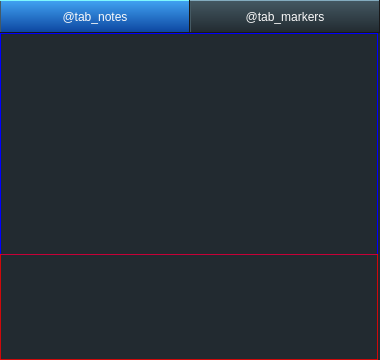
<?xml version="1.0" encoding="UTF-8"?>
<ui version="4.0">
 <class>NotesCompactView</class>
 <widget class="QDialog" name="NotesCompactView">
  <property name="geometry">
   <rect>
    <x>0</x>
    <y>0</y>
    <width>380</width>
    <height>360</height>
   </rect>
  </property>
  <property name="minimumSize">
   <size>
    <width>380</width>
    <height>360</height>
   </size>
  </property>
  <property name="maximumSize">
   <size>
    <width>380</width>
    <height>360</height>
   </size>
  </property>
  <property name="styleSheet">
   <string notr="true">.QWidget#notesList {
border: 1px solid blue;
}
.QWidget#notesListEdit {
border: 1px solid rgba(255, 0, 0, 200);
}</string>
  </property>
  <layout class="QVBoxLayout" name="verticalLayout">
   <property name="spacing">
    <number>0</number>
   </property>
   <property name="leftMargin">
    <number>0</number>
   </property>
   <property name="topMargin">
    <number>0</number>
   </property>
   <property name="rightMargin">
    <number>0</number>
   </property>
   <property name="bottomMargin">
    <number>0</number>
   </property>
   <item>
    <widget class="QTabWidget" name="pages">
     <property name="minimumSize">
      <size>
       <width>380</width>
       <height>360</height>
      </size>
     </property>
     <property name="maximumSize">
      <size>
       <width>380</width>
       <height>360</height>
      </size>
     </property>
     <property name="styleSheet">
      <string notr="true">QTabWidget {
    background-color: #455a64;
    border: none;
}
QTabWidget::pane {
border-top: 1px solid #191919;
}

QTabBar {
   background-color: #191919;
}

QTabBar::tab {
background-color: qlineargradient(spread:pad, x1:0, y1:1, x2:0, y2:0, stop:0 rgba(34, 43, 49, 255), stop:1 rgba(69, 89, 99, 255));
border: none;
	border-top: 1px solid #83abbe;
    border-right: 1px solid #191919;
    border-left: 1px solid #455a64;
height: 31px;
width: 188px;
font: 600 13px &quot;Open Sans&quot;;
color: #fafafa;
margin-left: 0px;
border-top-right-radius: 1px 0px;
}

QTabBar::tab:selected {
background-color: qlineargradient(spread:pad, x1:0, y1:1, x2:0, y2:0, stop:0 rgba(13, 71, 161, 255), stop:1 rgba(66, 165, 245, 253));
	border-top: 1px solid rgb(126, 246, 254);
}
QTabBar::tab:selected:hover {
background-color: qlineargradient(spread:pad, x1:0, y1:1, x2:0, y2:0, stop:0 rgba(13, 71, 181, 255), stop:1 rgba(66, 165, 255, 253));
}
QTabBar::tab:!selected:hover {
background-color: qlineargradient(spread:pad, x1:0, y1:1, x2:0, y2:0, stop:0 rgba(31, 30, 39, 255), stop:1 rgba(75, 125, 145, 255));
}

QTabBar::tab:disabled {
    background-color: qlineargradient(spread:pad, x1:0, y1:1, x2:0, y2:0, stop:0 rgba(34, 43, 49, 100), stop:1 rgba(69, 89, 99, 100));
    color: rgba(250, 250, 250, 100);
    border-top: 1px solid rgba(131, 171, 190, 100);
}</string>
     </property>
     <property name="currentIndex">
      <number>0</number>
     </property>
     <widget class="QWidget" name="tab_notes">
      <property name="styleSheet">
       <string notr="true">#tab_notes {
    background-color: #222a30;
}</string>
      </property>
      <attribute name="title">
       <string>@tab_notes</string>
      </attribute>
      <widget class="NotesListEditor" name="notesListEdit" native="true">
       <property name="geometry">
        <rect>
         <x>0</x>
         <y>221</y>
         <width>378</width>
         <height>106</height>
        </rect>
       </property>
       <property name="minimumSize">
        <size>
         <width>378</width>
         <height>106</height>
        </size>
       </property>
       <property name="maximumSize">
        <size>
         <width>378</width>
         <height>254</height>
        </size>
       </property>
      </widget>
      <widget class="NotesList" name="notesList" native="true">
       <property name="geometry">
        <rect>
         <x>0</x>
         <y>0</y>
         <width>378</width>
         <height>222</height>
        </rect>
       </property>
       <property name="minimumSize">
        <size>
         <width>378</width>
         <height>100</height>
        </size>
       </property>
       <property name="maximumSize">
        <size>
         <width>378</width>
         <height>16777215</height>
        </size>
       </property>
      </widget>
      <zorder>notesList</zorder>
      <zorder>notesListEdit</zorder>
     </widget>
     <widget class="MarkersList" name="tab_markers">
      <attribute name="title">
       <string>@tab_markers</string>
      </attribute>
     </widget>
    </widget>
   </item>
  </layout>
 </widget>
 <layoutdefault spacing="6" margin="11"/>
 <customwidgets>
  <customwidget>
   <class>NotesList</class>
   <extends>QWidget</extends>
   <header>noteslist.h</header>
   <container>1</container>
  </customwidget>
  <customwidget>
   <class>NotesListEditor</class>
   <extends>QWidget</extends>
   <header>noteslisteditor.h</header>
   <container>1</container>
  </customwidget>
  <customwidget>
   <class>MarkersList</class>
   <extends>QWidget</extends>
   <header>markerslist.h</header>
   <container>1</container>
  </customwidget>
 </customwidgets>
 <resources/>
 <connections/>
</ui>
